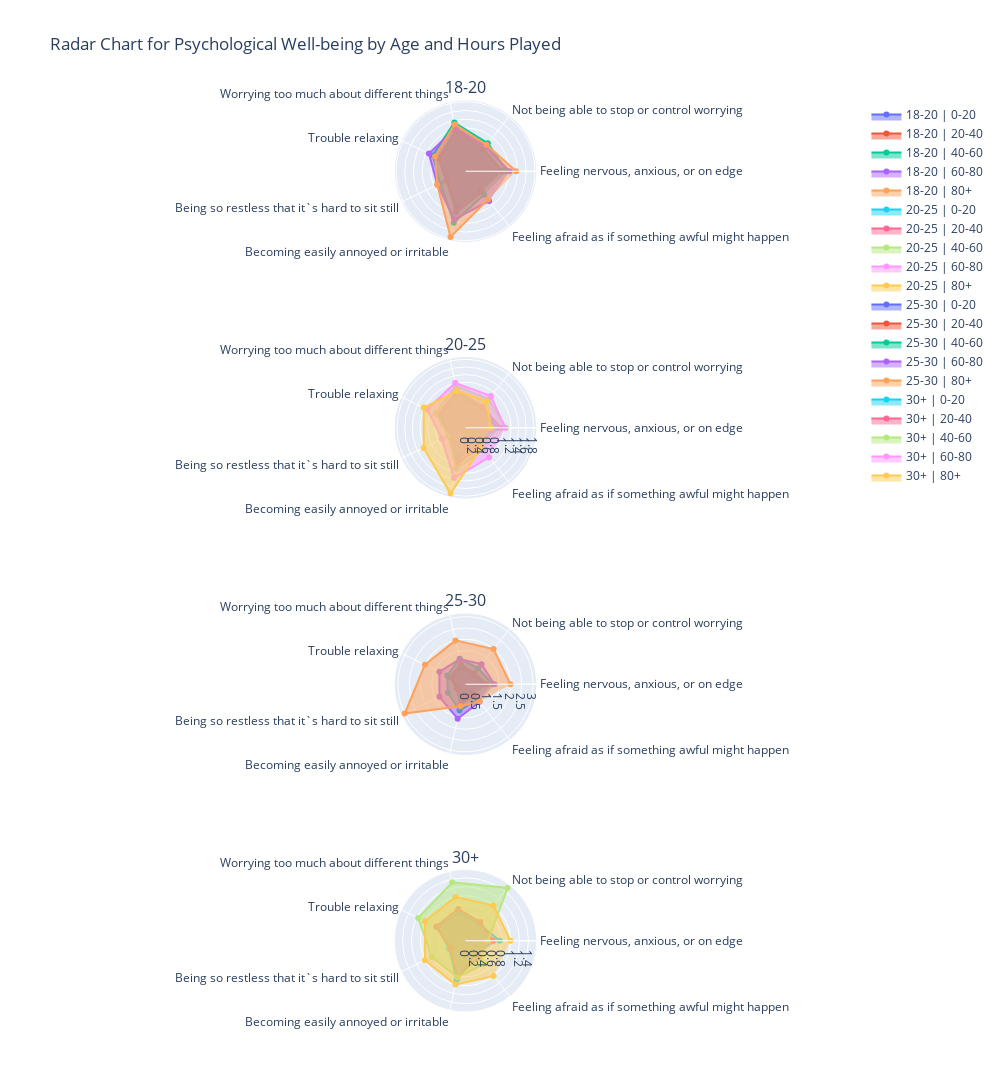

Write notebook code for a chart like this one.
### Code cell
# Create subplots for each age zone
fig = make_subplots(rows=len(age_labels), cols=1,
                    subplot_titles=age_labels,
                    specs=[[{'type': 'polar'}] for _ in age_labels])

# Iterate over each age zone and add radar plot
for idx, age_zone in enumerate(age_labels):
    age_data = radar_data[radar_data['AgeBin'] == age_zone]
    for _, row in age_data.iterrows():
        fig.add_trace(go.Scatterpolar(
            r=row[statement_columns].values,
            theta=statement_labels,
            fill='toself',
            name=f"{row['AgeBin']} | {row['HoursBin']}"
        ), row=idx+1, col=1)

fig.update_layout(
    polar=dict(
        radialaxis=dict(visible=True, showticklabels=False)
    ),
    showlegend=True,
    title="Radar Chart for Psychological Well-being by Age and Hours Played",
    height=2000,  # Set the height of the entire figure
    width=1000    # Set the width of the entire figure
)
fig.show( )

### Figure 1 — Plotly figure (JSON) as saved in the notebook; plotly's stock layout.template omitted (floating-point values rounded to 4 significant figures)
{"data": [{"fill": "toself", "name": "18-20 | 0-20", "r": [0.8368, 0.6553, 0.9729, 0.684, 0.485, 0.8322, 0.56], "subplot": "polar", "theta": ["Feeling nervous, anxious, or on edge", "Not being able to stop or control worrying", "Worrying too much about different things", "Trouble relaxing", "Being so restless that it`s hard to sit still", "Becoming easily annoyed or irritable", "Feeling afraid as if something awful might happen"], "type": "scatterpolar"}, {"fill": "toself", "name": "18-20 | 20-40", "r": [0.8489, 0.6653, 0.9573, 0.682, 0.4881, 0.9668, 0.61], "subplot": "polar", "theta": ["Feeling nervous, anxious, or on edge", "Not being able to stop or control worrying", "Worrying too much about different things", "Trouble relaxing", "Being so restless that it`s hard to sit still", "Becoming easily annoyed or irritable", "Feeling afraid as if something awful might happen"], "type": "scatterpolar"}, {"fill": "toself", "name": "18-20 | 40-60", "r": [0.9522, 0.8247, 1.151, 0.8406, 0.6454, 1.215, 0.6892], "subplot": "polar", "theta": ["Feeling nervous, anxious, or on edge", "Not being able to stop or control worrying", "Worrying too much about different things", "Trouble relaxing", "Being so restless that it`s hard to sit still", "Becoming easily annoyed or irritable", "Feeling afraid as if something awful might happen"], "type": "scatterpolar"}, {"fill": "toself", "name": "18-20 | 60-80", "r": [1.016, 0.7344, 1.016, 0.9375, 0.7188, 1.141, 0.875], "subplot": "polar", "theta": ["Feeling nervous, anxious, or on edge", "Not being able to stop or control worrying", "Worrying too much about different things", "Trouble relaxing", "Being so restless that it`s hard to sit still", "Becoming easily annoyed or irritable", "Feeling afraid as if something awful might happen"], "type": "scatterpolar"}, {"fill": "toself", "name": "18-20 | 80+", "r": [1.167, 0.7778, 1.111, 0.7778, 0.7222, 1.556, 0.8333], "subplot": "polar", "theta": ["Feeling nervous, anxious, or on edge", "Not being able to stop or control worrying", "Worrying too much about different things", "Trouble relaxing", "Being so restless that it`s hard to sit still", "Becoming easily annoyed or irritable", "Feeling afraid as if something awful might happen"], "type": "scatterpolar"}, {"fill": "toself", "name": "20-25 | 0-20", "r": [0.8416, 0.6534, 0.926, 0.7214, 0.4598, 0.7908, 0.5349], "subplot": "polar2", "theta": ["Feeling nervous, anxious, or on edge", "Not being able to stop or control worrying", "Worrying too much about different things", "Trouble relaxing", "Being so restless that it`s hard to sit still", "Becoming easily annoyed or irritable", "Feeling afraid as if something awful might happen"], "type": "scatterpolar"}, {"fill": "toself", "name": "20-25 | 20-40", "r": [0.932, 0.7103, 1.001, 0.7946, 0.4986, 0.9674, 0.6204], "subplot": "polar2", "theta": ["Feeling nervous, anxious, or on edge", "Not being able to stop or control worrying", "Worrying too much about different things", "Trouble relaxing", "Being so restless that it`s hard to sit still", "Becoming easily annoyed or irritable", "Feeling afraid as if something awful might happen"], "type": "scatterpolar"}, {"fill": "toself", "name": "20-25 | 40-60", "r": [1.069, 0.9703, 1.144, 0.8713, 0.5, 1.109, 0.7525], "subplot": "polar2", "theta": ["Feeling nervous, anxious, or on edge", "Not being able to stop or control worrying", "Worrying too much about different things", "Trouble relaxing", "Being so restless that it`s hard to sit still", "Becoming easily annoyed or irritable", "Feeling afraid as if something awful might happen"], "type": "scatterpolar"}, {"fill": "toself", "name": "20-25 | 60-80", "r": [1.048, 1.071, 1.214, 1.119, 0.6905, 1.357, 1], "subplot": "polar2", "theta": ["Feeling nervous, anxious, or on edge", "Not being able to stop or control worrying", "Worrying too much about different things", "Trouble relaxing", "Being so restless that it`s hard to sit still", "Becoming easily annoyed or irritable", "Feeling afraid as if something awful might happen"], "type": "scatterpolar"}, {"fill": "toself", "name": "20-25 | 80+", "r": [0.6667, 0.8889, 1, 1.222, 1.222, 1.778, 0.6667], "subplot": "polar2", "theta": ["Feeling nervous, anxious, or on edge", "Not being able to stop or control worrying", "Worrying too much about different things", "Trouble relaxing", "Being so restless that it`s hard to sit still", "Becoming easily annoyed or irritable", "Feeling afraid as if something awful might happen"], "type": "scatterpolar"}, {"fill": "toself", "name": "25-30 | 0-20", "r": [0.7778, 0.5738, 0.7808, 0.6636, 0.379, 0.7549, 0.4384], "subplot": "polar3", "theta": ["Feeling nervous, anxious, or on edge", "Not being able to stop or control worrying", "Worrying too much about different things", "Trouble relaxing", "Being so restless that it`s hard to sit still", "Becoming easily annoyed or irritable", "Feeling afraid as if something awful might happen"], "type": "scatterpolar"}, {"fill": "toself", "name": "25-30 | 20-40", "r": [0.9313, 0.6223, 0.8927, 0.7768, 0.4421, 0.9099, 0.6094], "subplot": "polar3", "theta": ["Feeling nervous, anxious, or on edge", "Not being able to stop or control worrying", "Worrying too much about different things", "Trouble relaxing", "Being so restless that it`s hard to sit still", "Becoming easily annoyed or irritable", "Feeling afraid as if something awful might happen"], "type": "scatterpolar"}, {"fill": "toself", "name": "25-30 | 40-60", "r": [1.2, 0.9, 1.167, 0.9, 0.8667, 1.2, 0.8667], "subplot": "polar3", "theta": ["Feeling nervous, anxious, or on edge", "Not being able to stop or control worrying", "Worrying too much about different things", "Trouble relaxing", "Being so restless that it`s hard to sit still", "Becoming easily annoyed or irritable", "Feeling afraid as if something awful might happen"], "type": "scatterpolar"}, {"fill": "toself", "name": "25-30 | 60-80", "r": [1.286, 1.143, 1.143, 1.286, 1.286, 1.571, 1], "subplot": "polar3", "theta": ["Feeling nervous, anxious, or on edge", "Not being able to stop or control worrying", "Worrying too much about different things", "Trouble relaxing", "Being so restless that it`s hard to sit still", "Becoming easily annoyed or irritable", "Feeling afraid as if something awful might happen"], "type": "scatterpolar"}, {"fill": "toself", "name": "25-30 | 80+", "r": [2, 2, 2, 2, 3, 1, 1], "subplot": "polar3", "theta": ["Feeling nervous, anxious, or on edge", "Not being able to stop or control worrying", "Worrying too much about different things", "Trouble relaxing", "Being so restless that it`s hard to sit still", "Becoming easily annoyed or irritable", "Feeling afraid as if something awful might happen"], "type": "scatterpolar"}, {"fill": "toself", "name": "30+ | 0-20", "r": [0.764, 0.4831, 0.6461, 0.691, 0.4045, 0.8876, 0.3652], "subplot": "polar4", "theta": ["Feeling nervous, anxious, or on edge", "Not being able to stop or control worrying", "Worrying too much about different things", "Trouble relaxing", "Being so restless that it`s hard to sit still", "Becoming easily annoyed or irritable", "Feeling afraid as if something awful might happen"], "type": "scatterpolar"}, {"fill": "toself", "name": "30+ | 20-40", "r": [0.6078, 0.5294, 0.7255, 0.7255, 0.3725, 0.8235, 0.4706], "subplot": "polar4", "theta": ["Feeling nervous, anxious, or on edge", "Not being able to stop or control worrying", "Worrying too much about different things", "Trouble relaxing", "Being so restless that it`s hard to sit still", "Becoming easily annoyed or irritable", "Feeling afraid as if something awful might happen"], "type": "scatterpolar"}, {"fill": "toself", "name": "30+ | 40-60", "r": [0.5, 1.5, 1.333, 1.167, 0.8333, 0.8333, 0.6667], "subplot": "polar4", "theta": ["Feeling nervous, anxious, or on edge", "Not being able to stop or control worrying", "Worrying too much about different things", "Trouble relaxing", "Being so restless that it`s hard to sit still", "Becoming easily annoyed or irritable", "Feeling afraid as if something awful might happen"], "type": "scatterpolar"}, {"fill": "toself", "name": "30+ | 60-80", "r": [null, null, null, null, null, null, null], "subplot": "polar4", "theta": ["Feeling nervous, anxious, or on edge", "Not being able to stop or control worrying", "Worrying too much about different things", "Trouble relaxing", "Being so restless that it`s hard to sit still", "Becoming easily annoyed or irritable", "Feeling afraid as if something awful might happen"], "type": "scatterpolar"}, {"fill": "toself", "name": "30+ | 80+", "r": [1, 1, 1, 1, 1, 1, 1], "subplot": "polar4", "theta": ["Feeling nervous, anxious, or on edge", "Not being able to stop or control worrying", "Worrying too much about different things", "Trouble relaxing", "Being so restless that it`s hard to sit still", "Becoming easily annoyed or irritable", "Feeling afraid as if something awful might happen"], "type": "scatterpolar"}], "layout": {"annotations": [{"font": {"size": 16}, "showarrow": false, "text": "18-20", "x": 0.5, "xanchor": "center", "xref": "paper", "y": 1, "yanchor": "bottom", "yref": "paper"}, {"font": {"size": 16}, "showarrow": false, "text": "20-25", "x": 0.5, "xanchor": "center", "xref": "paper", "y": 0.7188, "yanchor": "bottom", "yref": "paper"}, {"font": {"size": 16}, "showarrow": false, "text": "25-30", "x": 0.5, "xanchor": "center", "xref": "paper", "y": 0.4375, "yanchor": "bottom", "yref": "paper"}, {"font": {"size": 16}, "showarrow": false, "text": "30+", "x": 0.5, "xanchor": "center", "xref": "paper", "y": 0.1562, "yanchor": "bottom", "yref": "paper"}], "height": 2000, "polar": {"domain": {"x": [0, 1], "y": [0.8438, 1]}, "radialaxis": {"showticklabels": false, "visible": true}}, "polar2": {"domain": {"x": [0, 1], "y": [0.5625, 0.7188]}}, "polar3": {"domain": {"x": [0, 1], "y": [0.2812, 0.4375]}}, "polar4": {"domain": {"x": [0, 1], "y": [0, 0.1562]}}, "showlegend": true, "title": {"text": "Radar Chart for Psychological Well-being by Age and Hours Played"}, "width": 1000}}
